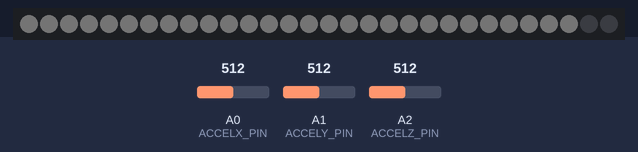
Bench run of a sketch on a simulated Arduino Uno, built with avr-gcc and run on an emulated ATmega328P. On the bench: 30 RGB LEDs in strip order, left to right. The inputs (shaded band) are chosen by the test bench; at power-on: A0 (ACCELX_PIN) = 512, A1 (ACCELY_PIN) = 512, A2 (ACCELZ_PIN) = 512. Dim RGB values are drawn brighter than linear.

Above: at 1.02 s.
1.3 s: A0 (ACCELX_PIN) set to 122
At 3.71 s:
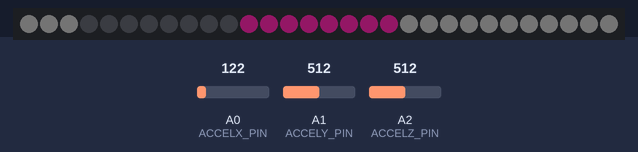
4.3 s: A1 (ACCELY_PIN) set to 70
At 5.51 s:
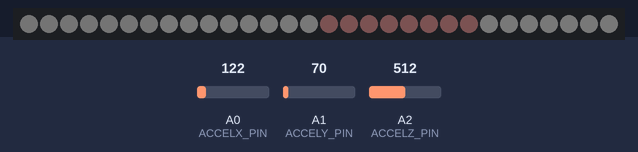
7.3 s: A2 (ACCELZ_PIN) set to 306
At 8.53 s:
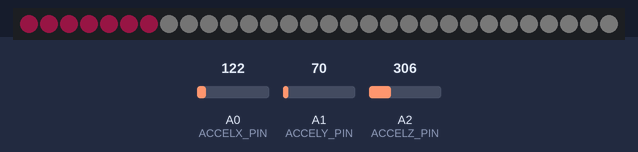
10.3 s: A2 (ACCELZ_PIN) set to 245
At 11.51 s:
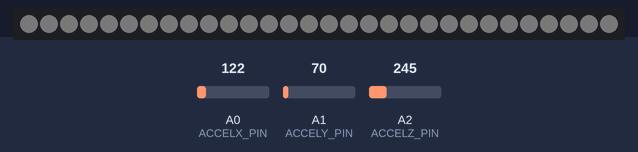
13.3 s: A0 (ACCELX_PIN) set to 160
At 15.28 s:
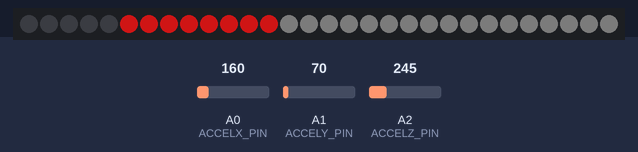
16.3 s: A1 (ACCELY_PIN) set to 103
17.8 s: A1 (ACCELY_PIN) set to 123
At 21.6 s:
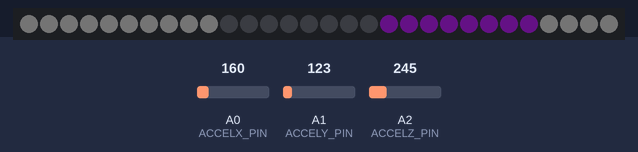

Measured:
- the behaviour switches between 112 and 113 on A1 (ACCELY_PIN) (found by bisection; images 5 and 6)
- after the input at 1.3 s, the LEDs: first change after 0.18 s (image 1 shows a later state)

The sketch:

heartbeat-coloured-activity.ino
```cpp
#include "FastLED.h"

/*
 * Heartbeat simulator
 *
 * Shows a different hue and brightness based on accelerometer activity,
 * with the idea that low movement means colder and less bright colours,
 * with more movement turning it into warmer and brighter colours.
 *
 * TODO Integrate pluse meter
 *
 * Credit to Ben Nolan for the heart beat LED logic.
 * And for lending me some Neopixels to play around with!
 */

#define BAUD_RATE 9600
#define NUM_LEDS 30
#define DATA_PIN 6
#define ACCELX_PIN 0
#define ACCELY_PIN 1
#define ACCELZ_PIN 2

// config
int bpm = 35; // From http://ecg.utah.edu/img/items/Normal%2012_Lead%20ECG.jpg
byte beat[]  = {3,2,2,2,2,3,4,3,2,1,0,15,2,2,3,4,6,8,5,3,3,3};
byte beatLength = 22;
int movesPerBeat = 8;
int minMagnitude = 80;
int maxMagnitude = 150;
int minBrightness = 10; // from 0-255
int maxBrightness = 100; // from 0-255
int minHue = 160; // hue value under low motion
int maxHue = 255; // hue value under high motion
int gainRatePerBeat = 200; // value change towards new target value (per beat)
int decayRatePerBeat = 1; // percent change towards new target per beat
int sampleSize = 8; // smooth out accelerometer readings

// state
byte bufr[NUM_LEDS];
byte offset = 0;
int targetMagnitude = minMagnitude;
int adjustedMagnitude = minMagnitude;

CRGB leds[NUM_LEDS];

void setup() {
      FastLED.addLeds<NEOPIXEL, DATA_PIN>(leds, NUM_LEDS);
      Serial.begin(BAUD_RATE);
}

void moveBuffer() {
  int i;
  byte c = (int) beat[offset] * 255 / beatLength;

  // Move current beat intensity backwards through buffer
  bufr[NUM_LEDS - 1] = c;
  for (i=0;i<NUM_LEDS - 1;i++){
    bufr[i] = bufr[i+1];
  }
}

void draw() {
  int i;

  // Go from a cool color on low to a warm color on high activity
  int hue = map(
    adjustedMagnitude,
    minMagnitude,
    maxMagnitude,
    minHue,
    maxHue
  );

  // Lower magnitude means more brightness reduction
  int brightnessFactor = map(
    adjustedMagnitude,
    minMagnitude,
    maxMagnitude,
    3,
    1
  );

  for (i=0;i<NUM_LEDS;i++){
      leds[i] = CHSV(hue, bufr[i], bufr[i]/brightnessFactor);
  }

  FastLED.show();
}

int calcAdjustedMagnitude() {
  // Get new target (smoothed out over a couple of readings)
  targetMagnitude = max(
    constrain(getMagnitude(), minMagnitude, maxMagnitude),
    targetMagnitude
  );

  // Slowly work towards new target
  if(adjustedMagnitude <= targetMagnitude) {
    adjustedMagnitude = constrain(
      (targetMagnitude*100 + gainRatePerBeat) / 100,
      minMagnitude,
      maxMagnitude
    );
  } else {
    adjustedMagnitude = constrain(
      (targetMagnitude*100 - gainRatePerBeat) / 100,
      minMagnitude,
      maxMagnitude
    );
  }

  // Slowly decay max target
  targetMagnitude = constrain(
    (targetMagnitude*100 - decayRatePerBeat) / 100,
    minMagnitude,
    maxMagnitude
  );
}

// Get a magnitude across all vectors.
// Smooth out result through a rolling average
int getMagnitude() {
  float avgMag = 0;
  for(int x = 0 ; x < sampleSize ; x++) {
      int aX = analogRead(ACCELX_PIN);
      int aY = analogRead(ACCELY_PIN);
      int aZ = analogRead(ACCELZ_PIN);

      float magnitude = sqrt((aX * aX) + (aY * aY) + (aZ * aZ));
      avgMag += magnitude;
  }
  avgMag /= sampleSize;

  return avgMag;
}

void loop() {
  offset = (offset + 1) % beatLength;

  int i;
  for (i=0;i<movesPerBeat;i++){
    delay((float) 1 / bpm * 60 * 1000 / beatLength / movesPerBeat);
    moveBuffer();
    draw();
  }

  calcAdjustedMagnitude();
}
```
